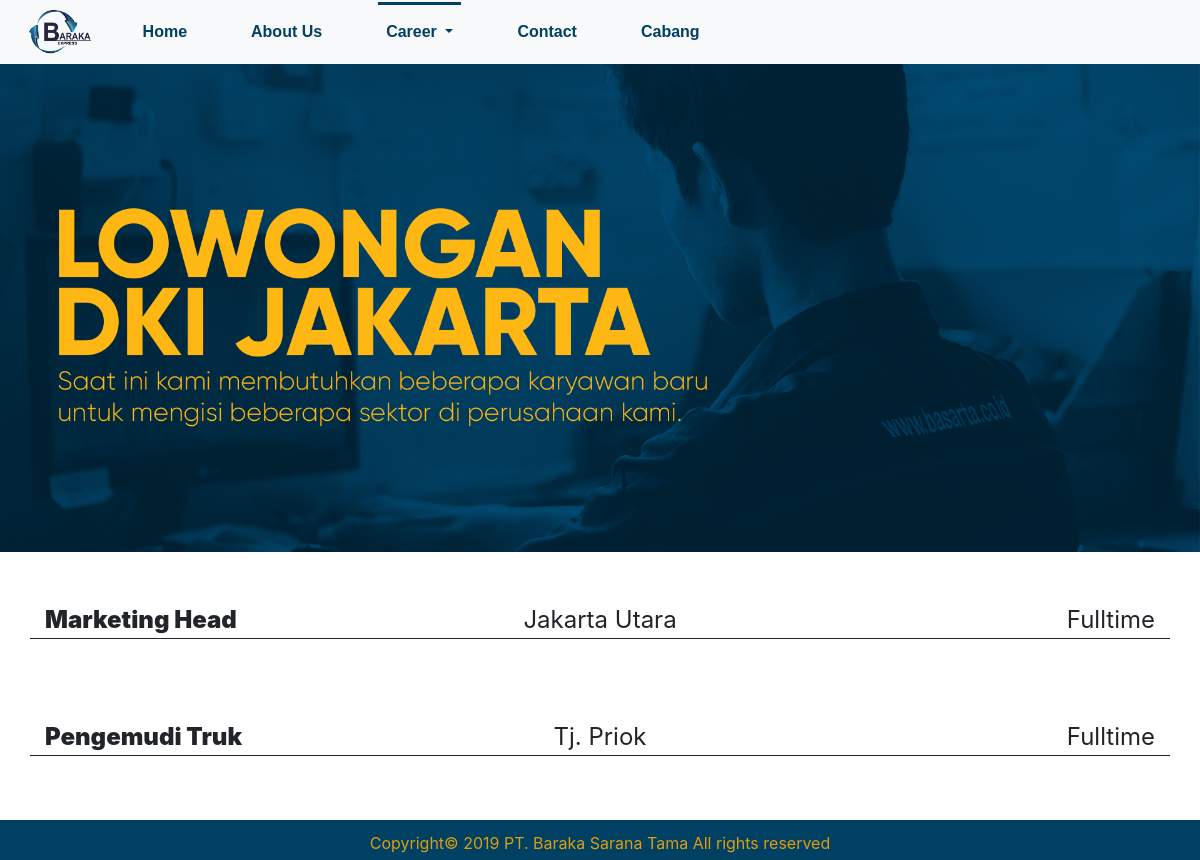
The page /lowongan_kerja/jakarta on the database its author committed.
### website/models.py (models this page shows, shortened)
class LowonganKerja(models.Model):
    DAERAH_CHOICES = [
        ('JKT', 'Jakarta'),
        ('JABAR', 'Jawa Barat'),
        ('JATENG', 'Jawa Tengah'),
        ('JATIM', 'Jawa Timur')
    ]
    daerah = models.CharField(max_length=short_text, choices=DAERAH_CHOICES)
    posisi = models.CharField(max_length=long_text)
    kota = models.CharField(max_length=short_text)
    jenis = models.CharField(max_length=short_text)
    persyaratan = RichTextField(field_settings='advanced')
    tanggung_jawab = RichTextField(field_settings='advanced')
    class Meta:
        verbose_name_plural = "Lowongan Kerja"

### website/views.py (the view)
# urls.py: path('lowongan_kerja/jakarta', views.loker_jakarta),
def loker_jakarta(request):
    data_loker = LowonganKerja.objects.filter(daerah="JKT")
    context = { 'page' : 'career', 'loker' : data_loker, 'img': 'banner_dki_jakarta.png' }
    return render(request, 'website/loker.html', context)

### website/templates/website/loker.html (shortened to what this page needs)
{% load static %}
<!DOCTYPE html>
<html lang="id">
<head>
  {% include 'website/common_header.html' %}
  <link rel="stylesheet" href="{% static 'css/contact.css' %}">
  <link rel="stylesheet" href="{% static 'css/loker.css' %}">
</head>
<body>
{% include 'website/navbar.html' %}
<div class="container-fluid">
  <div class="row">
    <div class="col-md-12" style="padding: 0">
      <img class="img-responsive" src="{% static 'img/'|add:img %}" style="max-width: 100%">
    </div>
  </div>
</div>
<div class="container" style="margin-top: 50px">
  {% if loker|length == 0 %}
  <div class="row">
    <div class="col-md-12" style="text-align: center; margin-bottom: 50px">
      <h1>Maaf saat ini tidak ada lowongan pekerjaan untuk daerah ini</h1>
    </div>
  </div>
  {% else %}
    {% for lowongan in loker %}
    <a class="loker-link" href="/detail_lowongan/{{ lowongan.id }}">
    <div class="row loker-row">
      <div class="col-md-4" style="font-weight: 1000">
        {{ lowongan.posisi }}
      </div>
      <div class="col-md-4" style="text-align: center">
        {{ lowongan.kota }}
      </div>
      <div class="col-md-4" style="text-align: right">
        {{ lowongan.jenis }}
      </div>
    </div>
    </a>
    {% endfor %}
  {% endif %}
</div>
{% include 'website/common_footer.html' %}
</body>

### static/css/common.css (style rules this page uses)
html { position: relative; min-height: 100%; }
body { margin-bottom: 40px; }

### static/css/loker.css (style rules this page uses)
.loker-row { border-bottom-style: solid; border-width: 1px; font-size: 1.5em; margin-bottom: 80px }
a:link, a:hover, a:visited, a:active { text-decoration: inherit; color: inherit }

### rows shown on the page
LowonganKerja: posisi "Marketing Head", kota "Jakarta Utara", jenis "Fulltime"
LowonganKerja: posisi "Pengemudi Truk", kota "Tj. Priok", jenis "Fulltime"
